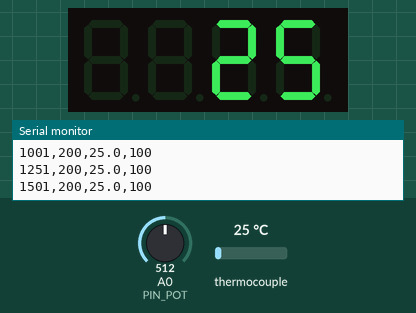
Simulated run of this sketch. Board: Arduino Nano, built with avr-gcc and run on an emulated ATmega328P. Shown: 4-digit seven-segment display, the last lines printed to the serial monitor. The test bench sets the inputs (shaded band); at power-on: thermocouple 25 °C, A0 (PIN_POT) = 512.

Above: at 1.7 s.
1.8 s: thermocouple set to 260 °C
At 2.9 s:
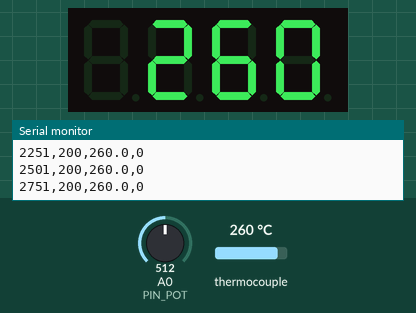
3.5 s: thermocouple set to 268 °C
At 3.9 s:
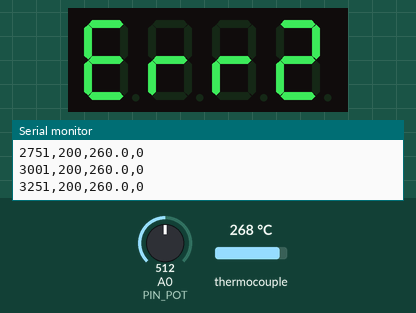
Timing chart, 0 to 6.5 s (numbered marks = the images above; inputs shaded):
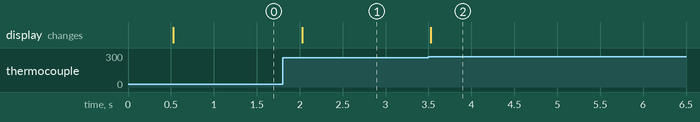

Measured:
- the behaviour switches between 265 and 266 °C on thermocouple (found by bisection; images 1 and 2)
- after the input at 1.8 s, the display: changes after 0.23 s (image 1)
- after the input at 3.5 s, the display: changes at once (image 2)

The sketch:

heater_controller.ino
```cpp
/*
  Selvi Filament Machine – heater controller (replaces REX-C100)
  DharaLabs · v1.0 · Oct 2026

  Hardware
    Arduino Nano (ATmega328P, CH340), powered from +12 V into VIN
    MAX6675 + K-type thermocouple   SO=D12  CS=D10  SCK=D13  VCC=5V  GND
    TM1637 4-digit display          CLK=D2  DIO=D3              VCC=5V  GND
    10k potentiometer (setpoint)    ends 5V/GND, wiper=A0
    SSR-40DD input                  IN+ = D9, IN- = GND  (SSR output switches heater low side)

  Libraries (Arduino IDE > Library Manager)
    "MAX6675 library" by Adafruit
    "TM1637" by Avishay Orpaz  (TM1637Display.h)

  Behaviour
    - Pot sets 150–250 °C in 1 °C steps. Display shows setpoint for 2 s while you turn it,
      otherwise the live block temperature.
    - PID with time-proportioning output: a 1 s window, SSR on for (output %) of it.
    - Safety cut-outs (heater forced OFF, display shows code, latches until reset):
        Err1  thermocouple open / not connected
        Err2  over-temperature (> MAX_SAFE_C)
        Err3  thermal runaway: heater at 100 % for RUNAWAY_S seconds with < 5 °C rise
              (probe fell off the block, heater wire broken, etc.)
*/

#include <max6675.h>
#include <TM1637Display.h>

// ---------- pins ----------
const uint8_t PIN_TC_SO  = 12;
const uint8_t PIN_TC_CS  = 10;
const uint8_t PIN_TC_SCK = 13;
const uint8_t PIN_DISP_CLK = 2;
const uint8_t PIN_DISP_DIO = 3;
const uint8_t PIN_SSR = 9;
const uint8_t PIN_POT = A0;

// ---------- limits ----------
const int   SET_MIN_C   = 150;
const int   SET_MAX_C   = 250;
const float MAX_SAFE_C  = 265.0;   // hard cut-out
const unsigned long RUNAWAY_S = 60;

// ---------- PID (output in %, error in °C) ----------
// Starting values for a 40 W cartridge in a V6 block. Tune: see notes at bottom.
float Kp = 6.0;     // % per °C
float Ki = 0.15;    // % per °C·s
float Kd = 25.0;    // % per (°C/s)

const unsigned long WINDOW_MS = 1000;  // SSR time-proportioning window
const unsigned long SAMPLE_MS = 250;   // MAX6675 needs >= 220 ms between reads

MAX6675 tc(PIN_TC_SCK, PIN_TC_CS, PIN_TC_SO);
TM1637Display disp(PIN_DISP_CLK, PIN_DISP_DIO);

float tempC = 0, lastTemp = 0, integral = 0, output = 0;
int   setC = 215, lastPotSet = -1;
unsigned long lastSample = 0, windowStart = 0, showSetUntil = 0;
unsigned long fullSince = 0; float tempAtFull = 0;
uint8_t fault = 0;

const uint8_t SEG_ERR[] = {
  SEG_A | SEG_D | SEG_E | SEG_F | SEG_G,  // E
  SEG_E | SEG_G,                          // r
  SEG_E | SEG_G,                          // r
  0
};

int readSetpoint() {
  // average 8 reads to steady the pot
  long sum = 0;
  for (uint8_t i = 0; i < 8; i++) sum += analogRead(PIN_POT);
  return map(sum / 8, 0, 1023, SET_MIN_C, SET_MAX_C);
}

void trip(uint8_t code) {
  fault = code;
  digitalWrite(PIN_SSR, LOW);
}

void setup() {
  pinMode(PIN_SSR, OUTPUT);
  digitalWrite(PIN_SSR, LOW);
  Serial.begin(115200);
  disp.setBrightness(5);
  delay(500);                       // MAX6675 power-up
  setC = readSetpoint();
  lastPotSet = setC;
  tempC = lastTemp = tc.readCelsius();
  windowStart = millis();
  Serial.println(F("ms,set,temp,out%"));
}

void loop() {
  unsigned long now = millis();

  if (fault) {                      // latched safe state
    digitalWrite(PIN_SSR, LOW);
    uint8_t segs[4] = { SEG_ERR[0], SEG_ERR[1], SEG_ERR[2], disp.encodeDigit(fault) };
    disp.setSegments(segs);
    delay(200);
    return;
  }

  // ---- setpoint from pot (only react to real changes, ±2 °C deadband) ----
  int s = readSetpoint();
  if (abs(s - lastPotSet) >= 2) { lastPotSet = s; setC = s; showSetUntil = now + 2000; }

  // ---- sample + PID ----
  if (now - lastSample >= SAMPLE_MS) {
    float dt = (now - lastSample) / 1000.0;
    lastSample = now;

    float t = tc.readCelsius();
    if (isnan(t)) { trip(1); return; }          // open thermocouple
    tempC = t;
    if (tempC > MAX_SAFE_C) { trip(2); return; }

    float err = setC - tempC;
    float dTemp = (tempC - lastTemp) / dt;      // derivative on measurement (no kick on setpoint change)
    lastTemp = tempC;

    // conditional integration (anti-windup): only integrate when not saturated
    float trial = Kp * err + Ki * integral - Kd * dTemp;
    if ((trial < 100 || err < 0) && (trial > 0 || err > 0)) integral += err * dt;
    output = constrain(Kp * err + Ki * integral - Kd * dTemp, 0, 100);

    // ---- thermal runaway watch ----
    if (output >= 99.5) {
      if (fullSince == 0) { fullSince = now; tempAtFull = tempC; }
      else if (now - fullSince > RUNAWAY_S * 1000UL && tempC - tempAtFull < 5.0) { trip(3); return; }
    } else fullSince = 0;

    Serial.print(now); Serial.print(','); Serial.print(setC); Serial.print(',');
    Serial.print(tempC, 1); Serial.print(','); Serial.println(output, 0);

    disp.showNumberDec(now < showSetUntil ? setC : (int)(tempC + 0.5), false);
  }

  // ---- time-proportioning SSR drive ----
  if (now - windowStart >= WINDOW_MS) windowStart += WINDOW_MS;
  digitalWrite(PIN_SSR, (now - windowStart) < (unsigned long)(output * WINDOW_MS / 100.0) ? HIGH : LOW);
}

/* ---------------- Tuning notes ----------------
  Open Tools > Serial Plotter at 115200 to watch set / temp / out%.
  1. Set Ki = 0, Kd = 0. Raise Kp until temp oscillates steadily around the setpoint, then halve it.
  2. Add Kd until overshoot on a 150 -> 215 step is under ~3 °C.
  3. Add Ki slowly until the steady-state offset disappears within ~1 min.
  Target: ±2 °C at 215 °C with the puller running and the fan on.
  If the reading moves the wrong way when heating, swap the thermocouple wires at the MAX6675 (+/-).
*/
```
